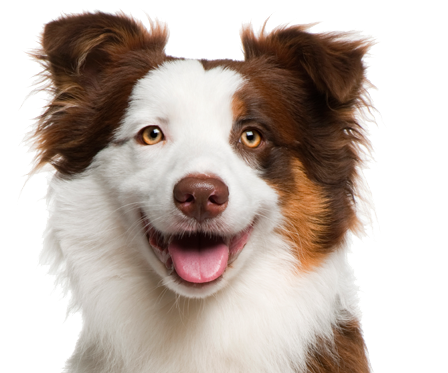
#> input picture Labs/lab3/dog.png, 448 x 373 px
$ python Lab3-Q1.py
#> lines starting #> are read from the running program, lines starting #| are printed output that depends on the picture; after the words box and inside, x2 and y2 are one past the last pixel; in counts of white or black regions, pixels touching at a corner belong together
import numpy as np
from skimage.filters import threshold_isodata, threshold_otsu, threshold_local
import matplotlib.pyplot as plt
from PIL import Image

# Define the image
img = np.array([[6, 5, 8, 7], [4, 2, 3, 8], [1, 8, 6, 1]])

# Compute an image threshold using the Ridler-Calvard algorithm
t_ridlercalvard = threshold_isodata(img)

# Compute an image threshold using the Otsu's method
t_Otsu = threshold_otsu(img)

print("Optimal threshold using Ridler-Calvard method = " + str(
    t_ridlercalvard) + "  =>  Rounded threshold (Ridler-Calvard) = " + str(round(t_ridlercalvard)))
print("Optimal threshold using Otsu's method = " + str(t_Otsu) + "  =>  Rounded threshold (Otsu) = " + str(round(t_Otsu)))

original_img = Image.open("dog.png")
#> original_img is the input picture: PIL image 448x373 RGBA; mean R, G, B, A 191.9, 179.1, 171.2, 166.9
dog_img = np.array(original_img.convert("L"))
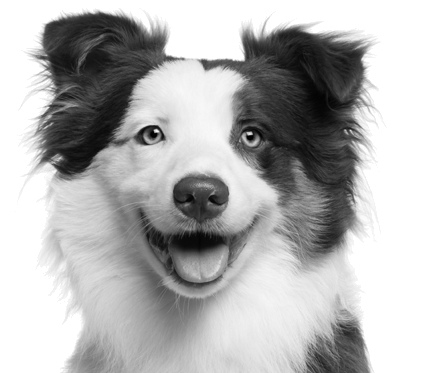
#> dog_img: shape (373, 448); min 0, max 255, mean 182

t_ridlercalvard_dog = threshold_isodata(dog_img)
#> t_ridlercalvard_dog = 153
t_Otsu_dog = threshold_otsu(dog_img)
#> t_Otsu_dog = 153

binary_rc = dog_img > t_ridlercalvard_dog
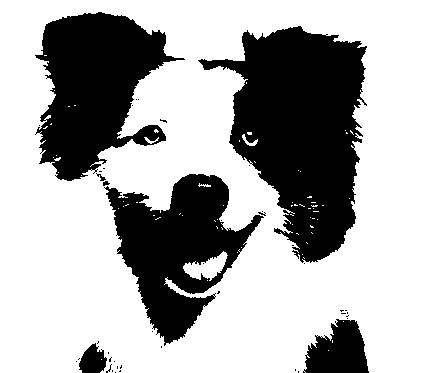
#> binary_rc: shape (373, 448) bool; 68.2% white; 44 black regions (37 under 20 px), largest, box (x1, y1, x2, y2) and area: (198, 26, 367, 263) 22577, (35, 12, 185, 181) 14546, (104, 174, 264, 346) 12759
binary_ot = dog_img > t_Otsu_dog

block_size = 35
local_thresh = threshold_local(dog_img, block_size, offset=10)
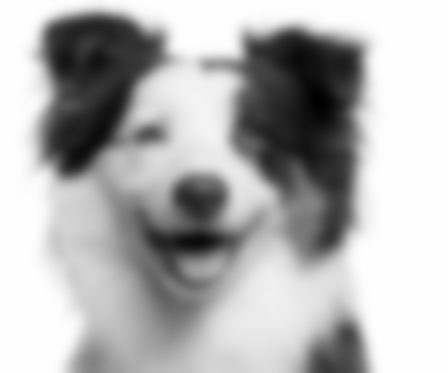
#> local_thresh: shape (373, 448) float64; min -0.82, max 245, mean 172; drawn with min black and max white
binary_local = dog_img > local_thresh
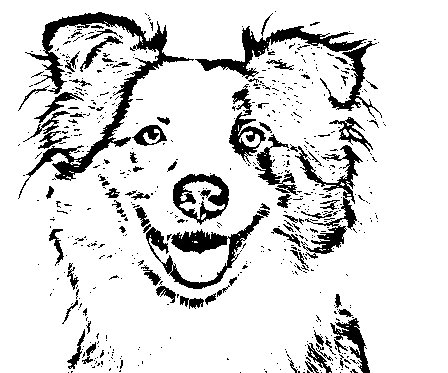
#> binary_local: shape (373, 448) bool; 86.2% white; 619 black regions (537 under 20 px), largest, box (x1, y1, x2, y2) and area: (18, 12, 194, 199) 4472, (146, 209, 270, 289) 2223, (195, 26, 367, 79) 1966
# Plotting the result
fig, ax = plt.subplots(nrows=4, ncols=1, figsize=(7, 8))

ax[0].imshow(dog_img, cmap="gray")
ax[0].axis('off')
ax[0].title.set_text('Original Image')

ax[1].imshow(binary_rc, cmap="gray")
ax[1].axis('off')
ax[1].title.set_text('Ridler-Calvard algorithm')

ax[2].imshow(binary_ot, cmap="gray")
ax[2].axis('off')
ax[2].title.set_text('Otsu method')

ax[3].imshow(binary_local, cmap="gray")
ax[3].axis('off')
ax[3].title.set_text('Local thresholding')

plt.show()

# comment:
# c) Which method works better? Why? IN dog image, the output of the Ridler-Calvard algorithm and output of Otsu's method are almost the same and indistinguishable.
# d) Which method works better? Why? The global thresholding has better result in this image because the image noise characteristics does not vary across the dog image.
